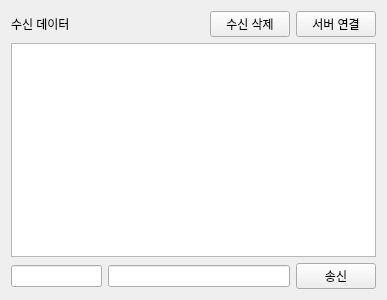
<?xml version="1.0" encoding="UTF-8"?>
<ui version="4.0">
 <class>Tab2SockeClient</class>
 <widget class="QWidget" name="Tab2SockeClient">
  <property name="geometry">
   <rect>
    <x>0</x>
    <y>0</y>
    <width>387</width>
    <height>300</height>
   </rect>
  </property>
  <property name="windowTitle">
   <string>Form</string>
  </property>
  <layout class="QVBoxLayout" name="verticalLayout_2">
   <item>
    <layout class="QHBoxLayout" name="horizontalLayout" stretch="8,1,1">
     <item>
      <widget class="QLabel" name="label">
       <property name="text">
        <string>수신 데이터</string>
       </property>
      </widget>
     </item>
     <item>
      <widget class="QPushButton" name="pPBRecvDataClear">
       <property name="text">
        <string>수신 삭제</string>
       </property>
      </widget>
     </item>
     <item>
      <widget class="QPushButton" name="pPBServerConnect">
       <property name="text">
        <string>서버 연결</string>
       </property>
       <property name="checkable">
        <bool>true</bool>
       </property>
      </widget>
     </item>
    </layout>
   </item>
   <item>
    <layout class="QVBoxLayout" name="verticalLayout">
     <item>
      <widget class="QTextEdit" name="pTERecvData"/>
     </item>
    </layout>
   </item>
   <item>
    <layout class="QHBoxLayout" name="horizontalLayout_2" stretch="3,6,1">
     <item>
      <widget class="QLineEdit" name="pLERecvId"/>
     </item>
     <item>
      <widget class="QLineEdit" name="pLESendData"/>
     </item>
     <item>
      <widget class="QPushButton" name="pPBSendButton">
       <property name="text">
        <string>송신</string>
       </property>
      </widget>
     </item>
    </layout>
   </item>
  </layout>
 </widget>
 <resources/>
 <connections>
  <connection>
   <sender>pPBRecvDataClear</sender>
   <signal>clicked()</signal>
   <receiver>pTERecvData</receiver>
   <slot>clear()</slot>
   <hints>
    <hint type="sourcelabel">
     <x>263</x>
     <y>25</y>
    </hint>
    <hint type="destinationlabel">
     <x>199</x>
     <y>149</y>
    </hint>
   </hints>
  </connection>
  <connection>
   <sender>pLESendData</sender>
   <signal>returnPressed()</signal>
   <receiver>pPBSendButton</receiver>
   <slot>click()</slot>
   <hints>
    <hint type="sourcelabel">
     <x>199</x>
     <y>274</y>
    </hint>
    <hint type="destinationlabel">
     <x>336</x>
     <y>274</y>
    </hint>
   </hints>
  </connection>
 </connections>
</ui>
